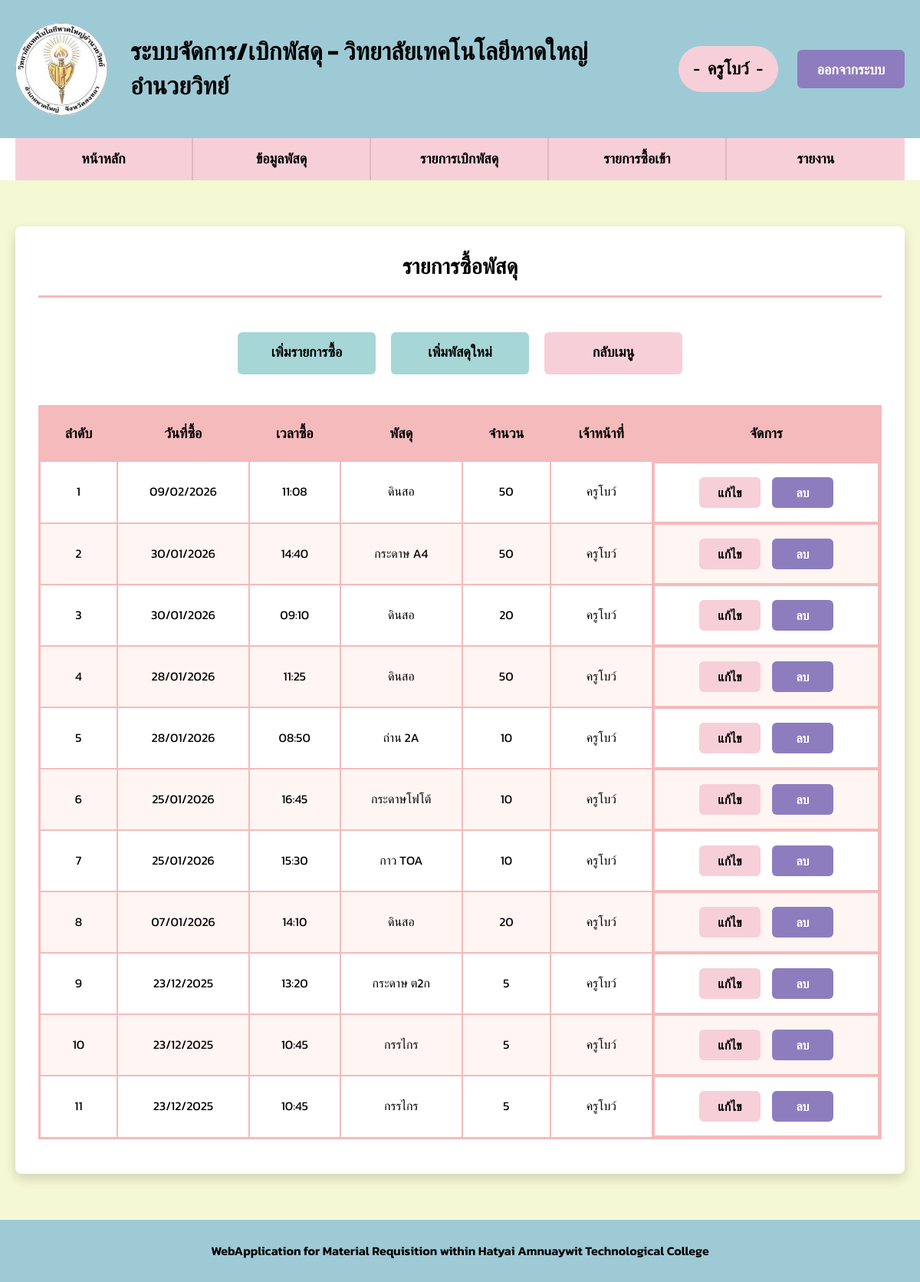
The page /buy.php (signed in) on the database its author committed.
### tables this page shows
CREATE TABLE `buy` (
  `Buy_ID` int(5) NOT NULL COMMENT 'รหัสการซื้อ',
  `Buy_Date` varchar(16) NOT NULL COMMENT 'วัน/เวลาที่ซื้อ',
  `Item_ID` varchar(5) NOT NULL COMMENT 'รหัสพัสดุ',
  `Buy_Total` int(5) NOT NULL COMMENT 'จำนวนที่ซื้อ',
  `Officer` varchar(30) NOT NULL COMMENT 'ชื่อเจ้าหน้าที่'
);

CREATE TABLE `item` (
  `Item_ID` varchar(5) NOT NULL COMMENT 'รหัสพัสดุ',
  `Item_Name` varchar(30) NOT NULL COMMENT 'ชื่อพัสดุ',
  `Unit` varchar(20) NOT NULL COMMENT 'หน่วยนับ',
  `Item_Total` int(5) NOT NULL COMMENT 'ยอดคงเหลือ'
);

### buy.php (the view, shortened to what this page needs)
<?php
require_once 'config.php';
$buys = [];
$highlight_buy_id = null;
try {
    $stmt = $conn->prepare("
        SELECT b.Buy_ID, b.Buy_Date, i.Item_Name, b.Buy_Total, b.Officer
        FROM buy b
        LEFT JOIN item i ON b.Item_ID = i.Item_ID
        ORDER BY b.Buy_Date DESC, b.Buy_ID DESC
    ");
    $stmt->execute();
    $buys = $stmt->fetchAll(PDO::FETCH_ASSOC);
} catch(PDOException $e) {
    $error = "เกิดข้อผิดพลาดในการดึงข้อมูล";
}
require_once 'header.php';
?>
<div class="table-container">
    <h2 class="table-title">รายการซื้อพัสดุ</h2>
    <div class="button-container">
        <a href="add_buy.php" class="add-form-btn">เพิ่มรายการซื้อ</a>
        <a href="add_item.php" class="add-form-btn">เพิ่มพัสดุใหม่</a>
        <a href="dashboard.php" class="back-btn">กลับเมนู</a>
    </div>
    <table class="data-table">
        <thead>
            <tr>
                <th>ลำดับ</th>
                <th>วันที่ซื้อ</th>
                <th>เวลาซื้อ</th>
                <th>พัสดุ</th>
                <th>จำนวน</th>
                <th>เจ้าหน้าที่</th>
                <th>จัดการ</th>
            </tr>
        </thead>
        <tbody>
            <?php if (count($buys) > 0): ?>
                <?php foreach ($buys as $index => $buy): ?>
    <tr class="<?php echo ($highlight_buy_id == $buy['Buy_ID']) ? 'highlight-row' : ''; ?>">
        <td><?php echo $index + 1; ?></td>
                        <td><?php echo htmlspecialchars($buy['Buy_Date_Formatted']); ?></td>
                        <td><?php echo htmlspecialchars($buy['Buy_Time_Formatted']); ?></td>
                        <td><?php echo htmlspecialchars($buy['Item_Name']); ?></td>
                        <td><?php echo htmlspecialchars($buy['Buy_Total']); ?></td>
                        <td><?php echo htmlspecialchars($buy['Officer']); ?></td>
                        <td class="management-buttons">
                            <a href="edit_buy.php?id=<?php echo urlencode($buy['Buy_ID']); ?>" class="edit-btn">แก้ไข</a>
                            <a href="buy.php?delete_id=<?php echo urlencode($buy['Buy_ID']); ?>" class="delete-btn" onclick="return confirm('ยืนยันการลบรายการนี้?')">ลบ</a>
                        </td>
                    </tr>
                <?php endforeach; ?>
            <?php else: ?>
                <tr>
                    <td colspan="7" class="no-data">ไม่มีข้อมูลรายการซื้อ</td>
                </tr>
            <?php endif; ?>
        </tbody>
    </table>
</div>
<?php require_once 'footer.php'; ?>

### header.php (shortened to what this page needs)
<?php
$current_page = basename($_SERVER['PHP_SELF']);
$is_dashboard = ($current_page === 'dashboard.php');
$username = isset($_SESSION['username']) ? $_SESSION['username'] : '';
$display_name = isset($_SESSION['display_name']) ? $_SESSION['display_name'] : $username;
?>
<!DOCTYPE html>
<html lang="th">
<head>
    <link rel="stylesheet" href="style.css">
</head>
<body>
    <header>
        <div class="container header-content">
            <div class="logo">
                <img src="logo.png" alt="โลโก้">
                <h1>ระบบจัดการ/เบิกพัสดุ - วิทยาลัยเทคโนโลยีหาดใหญ่อำนวยวิทย์</h1>
            </div>
            <?php if (isset($_SESSION['logged_in']) && $_SESSION['logged_in'] === true): ?>
            <div class="login-section">
                <div class="user-info">
                    <span class="user-greeting">-</span>
                    <span class="user-name"><?php echo htmlspecialchars($display_name); ?></span>
                    <span class="user-greeting">-</span>
                </div>
                <a href="logout.php?action=confirm" class="btn-logout">ออกจากระบบ</a>
            </div>
            <?php endif; ?>
        </div>
    </header>
    <?php if (isset($_SESSION['logged_in']) && $_SESSION['logged_in'] === true && !$is_dashboard): ?>
    <nav class="main-navbar">
        <div class="container">
            <ul class="navbar-menu">
                <li><a href="dashboard.php" class="nav-link">หน้าหลัก</a></li>
                <li><a href="item.php" class="nav-link">ข้อมูลพัสดุ</a></li>
                <li><a href="request.php" class="nav-link">รายการเบิกพัสดุ</a></li>
                <li><a href="buy.php" class="nav-link">รายการซื้อเข้า</a></li>
                <li><a href="report.php" class="nav-link">รายงาน</a></li>
            </ul>
        </div>
    </nav>
    <?php endif; ?>
    <main class="main-content">
        <div class="container">

### footer.php (shortened to what this page needs)
        </div>
    </main>
    <footer>
        <div class="container">
            <p>WebApplication for Material Requisition within Hatyai Amnuaywit Technological College</p>
        </div>
    </footer>
</body>
</html>

### rows shown on the page
buy: Buy_Date_Formatted "09/02/2026", Buy_Time_Formatted "11:08", Item_ID.Item_Name "ดินสอ", Buy_Total "50", Officer "ครูโบว์"
buy: Buy_Date_Formatted "30/01/2026", Buy_Time_Formatted "14:40", Item_ID.Item_Name "กระดาษ A4", Buy_Total "50", Officer "ครูโบว์"
buy: Buy_Date_Formatted "30/01/2026", Buy_Time_Formatted "09:10", Item_ID.Item_Name "ดินสอ", Buy_Total "20", Officer "ครูโบว์"
buy: Buy_Date_Formatted "28/01/2026", Buy_Time_Formatted "11:25", Item_ID.Item_Name "ดินสอ", Buy_Total "50", Officer "ครูโบว์"
buy: Buy_Date_Formatted "28/01/2026", Buy_Time_Formatted "08:50", Item_ID.Item_Name "ถ่าน 2A", Buy_Total "10", Officer "ครูโบว์"
buy: Buy_Date_Formatted "25/01/2026", Buy_Time_Formatted "16:45", Item_ID.Item_Name "กระดาษโฟโต้", Buy_Total "10", Officer "ครูโบว์"
buy: Buy_Date_Formatted "25/01/2026", Buy_Time_Formatted "15:30", Item_ID.Item_Name "กาว TOA", Buy_Total "10", Officer "ครูโบว์"
buy: Buy_Date_Formatted "07/01/2026", Buy_Time_Formatted "14:10", Item_ID.Item_Name "ดินสอ", Buy_Total "20", Officer "ครูโบว์"
buy: Buy_Date_Formatted "23/12/2025", Buy_Time_Formatted "13:20", Item_ID.Item_Name "กระดาษ ต2ก", Buy_Total "5", Officer "ครูโบว์"
buy: Buy_Date_Formatted "23/12/2025", Buy_Time_Formatted "10:45", Item_ID.Item_Name "กรรไกร", Buy_Total "5", Officer "ครูโบว์"

### other values the page prints
$display_name "ครูโบว์"
